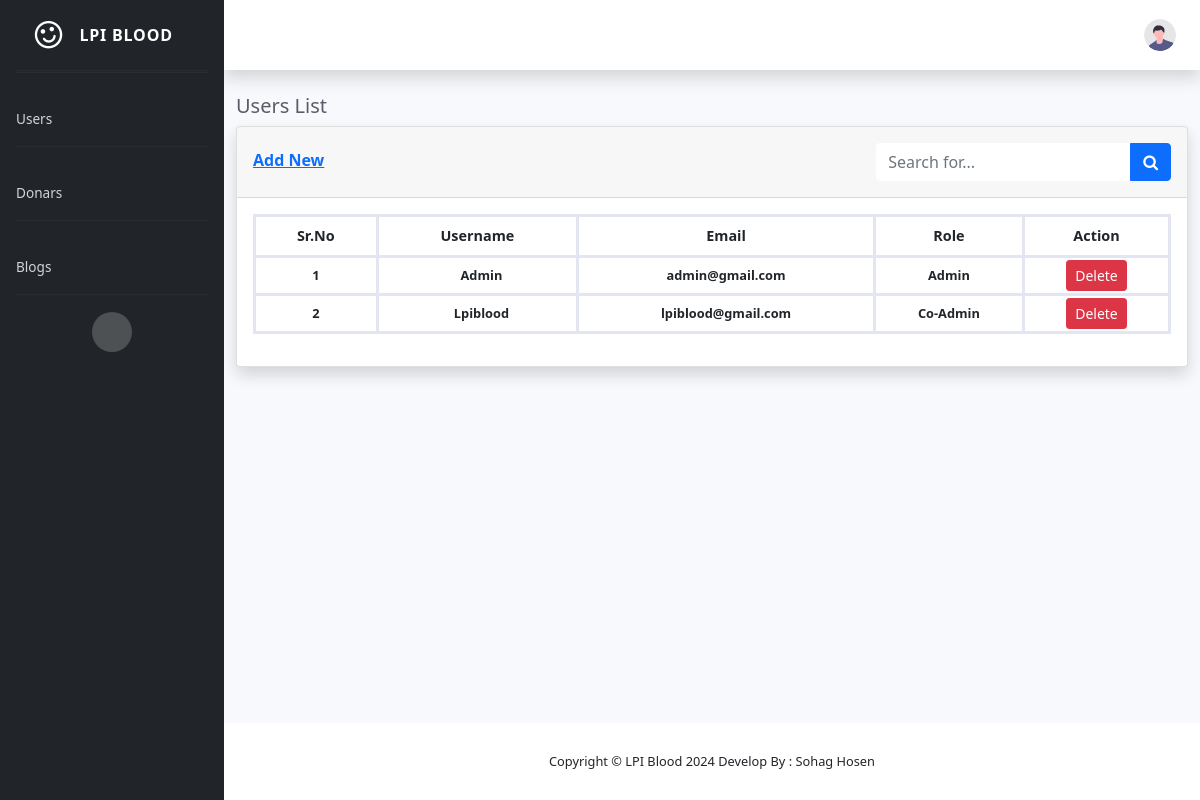
The app's page /admin/index.php with its own data.
### tables this page shows
CREATE TABLE `user` (
  `user_id` int(11) NOT NULL,
  `username` varchar(255) NOT NULL,
  `user_email` varchar(255) NOT NULL,
  `user_password` varchar(255) NOT NULL,
  `user_role` int(11) NOT NULL
);

### admin/index.php (the view, shortened to what this page needs)
<?php include 'header.php';
$sql = "SELECT * FROM user";
$query = mysqli_query($con, $sql);
$rows = mysqli_num_rows($query);
?>
   <div class="container-fluid" id="adminPage">
      <h5 class="mb-2 text-gray-800">Users List</h5>
      <div class="card shadow">
         <div class="card-header py-3 d-flex justify-content-between">
            <div>
               <a href="user_add.php">
                  <h6 class="font-weight-bold text-primary mt-2">Add New</h6>
               </a>
            </div>
            <div>
               <form class="navbar-search">
                  <div class="input-group">
                     <input type="text" class="form-control bg-white border-0 small" placeholder="Search for...">
                     <div class="input-group-append">
                        <button class="btn btn-primary" type="button"> <i class="fa fa-search"></i> </button>
                     </div>
                  </div>
               </form>
            </div>
         </div>
         <div class="card-body">
            <div class="table-responsive">
               <table class="table table-bordered" id="dataTable" width="100%" cellspacing="0">
                  <thead>
                     <tr>
                        <th>Sr.No</th>
                        <th>Username</th>
                        <th>Email</th>
                        <th>Role</th>
                        <th colspan="2">Action</th>
                     </tr>
                  </thead>
                  <tbody">
                     <?php
                        if ($rows){
                           $count = 1;
                           while ($result = mysqli_fetch_assoc($query)) {
                              ?>
                              <tr>
                                 <td><?= $count++?></td>
                                 <td style="text-align: center !important;"><?= ucfirst($result['username'])?></td>
                                 <td><?=$result['user_email'] ?></td>
                                 <td><?php
                                    $role = $result['user_role'];
                                    if ($role == 0){
                                       echo "Admin";
                                    }else{
                                       echo "Co-Admin";
                                    }
                                 ?></td>
                                 <td>
                                    <form method="POST" onsubmit=" return confirm('Are you sure you want to delete?')">
                                       <input type="submit" name="deleteUser" value="Delete" class="btn btn-sm btn-danger">
                                    </form>
                                 </td>
                              </tr>
                              <?php
                           }
                        }else{
                           ?>
                           <tr><td class="text-center">No Record Found!</td></tr>
                           <?php
                        }
                     ?>
               </table>
            </div>
         </div>
      </div>
   </div>
</div>
<?php include 'footer.php';
?>

### records on screen
user: username "Admin", user_email "admin@gmail.com", user_role "Admin"
user: username "Lpiblood", user_email "lpiblood@gmail.com", user_role "Co-Admin"
